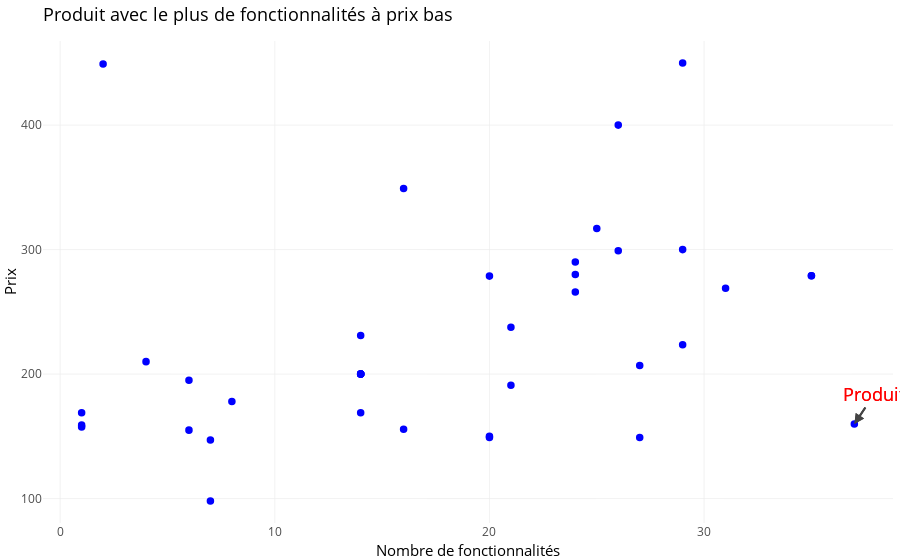

Write notebook code for a chart like this one.
### Code cell
library(ggplot2)
library(plotly)
library(dplyr)

# Charger les données nettoyées
data_cleaned <- read.csv("cleaned_my_products.csv", stringsAsFactors = FALSE)

# Ajouter la colonne 'Feature_count' en comptant le nombre de fonctionnalités pour chaque produit
data_cleaned$Feature_count <- sapply(data_cleaned$Features, function(x) length(strsplit(x, ",")[[1]]))

# Filtrer les produits avec un prix bas (par exemple, prix inférieur ou égal à 200)
price_threshold <- 200
products_with_low_price <- data_cleaned %>%
  filter(Price <= price_threshold)

# Identifier le produit avec le plus grand nombre de fonctionnalités parmi ceux avec un prix bas
product_with_max_features <- products_with_low_price %>% 
  filter(Feature_count == max(Feature_count, na.rm = TRUE))

# Ajouter une colonne pour le texte à afficher (par exemple, le nom du produit et le lien)
product_with_max_features$Label <- "Produit"
product_with_max_features$URL <- paste0("https://www.amazon.com", product_with_max_features$Product_URL)  # Ajouter l'URL du produit spécifique

# Créer le graphique avec ggplot
p <- ggplot(data_cleaned, aes(x = Feature_count, y = Price, text = paste("Titre: ", Title, "<br>Prix: ", Price, "<br>Note: ", Ratings, "<br>Fonctionnalités: ", Features))) +
  geom_point(color = "blue") +  # Scatter plot standard
  geom_point(data = product_with_max_features, aes(x = Feature_count, y = Price), 
             color = "red", size = 3, shape = 1) +  # Entourer le produit en rouge
  geom_text(data = product_with_max_features, aes(x = Feature_count, y = Price, label = Label), 
            color = "red", vjust = -1, size = 6, fontface = "bold") +  # Ajouter du texte en rouge et plus grand
  labs(title = "Produit avec le plus de fonctionnalités à prix bas", x = "Nombre de fonctionnalités", y = "Prix") +
  theme_minimal()

# Convertir ggplot en graphique interactif avec plotly
p_interactive <- ggplotly(p, tooltip = "text")

# Ajouter un lien hypertexte cliquable sur le texte du produit
p_interactive <- p_interactive %>% 
  add_annotations(
    x = product_with_max_features$Feature_count, 
    y = product_with_max_features$Price, 
    text = paste('<a href="', product_with_max_features$URL, '" target="_blank">Produit</a>', sep = ""),  # Le texte visible sous forme de lien HTML
    showarrow = TRUE, 
    arrowhead = 2,
    font = list(color = "red", size = 18),  # Le texte "Produit" sera en rouge et de taille 18
    ax = 20, ay = -30,
    valign = "middle",
    align = "center"
  )

# Fonction pour afficher la ligne correspondante dans le dataset lors du clic
display_product_info <- function(event_data) {
  # Extraire l'indice du produit cliqué
  clicked_index <- event_data$pointNumber + 1  # Plotly indexe à partir de 0
  
  # Sélectionner les informations du produit
  product <- data_cleaned[clicked_index, ]
  
  # Afficher la ligne correspondante dans le dataset dans la console
  cat("\nInformations du produit sélectionné :\n")
  print(product)
}

# Convertir le graphique interactif avec plotly et capturer les clics
p_interactive <- p_interactive %>%
  onRender("
    function(el, x) {
      el.on('plotly_click', function(eventData) {
        // Appeler la fonction pour afficher les informations dans la console
        Shiny.setInputValue('clicked_product', eventData);
      });
    }")

# Observer le clic et afficher les informations dans la console
observe({
  event_data <- input$clicked_product
  if (!is.null(event_data)) {
    display_product_info(event_data)
  }
})

# Afficher le graphique interactif
p_interactive
